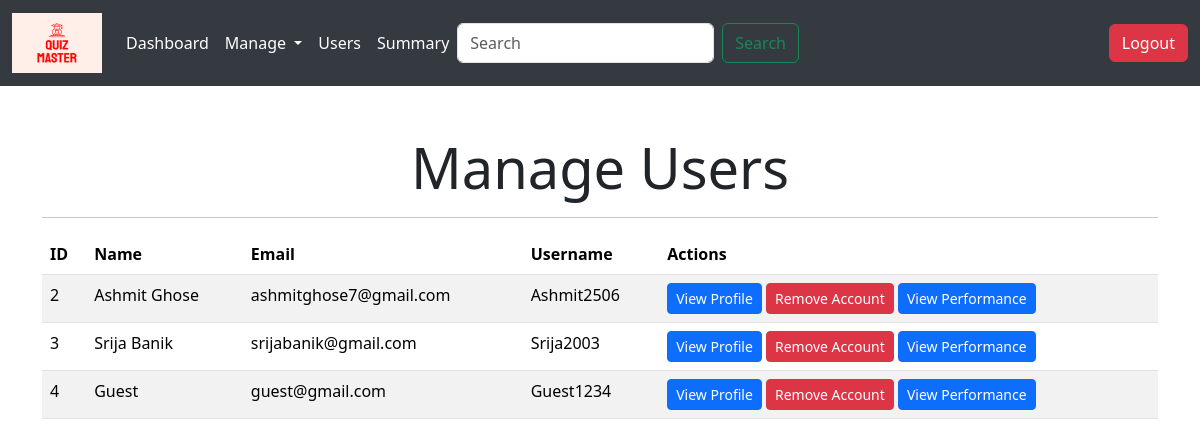
/manage_users (signed in), run on an earlier commit of the app's database.
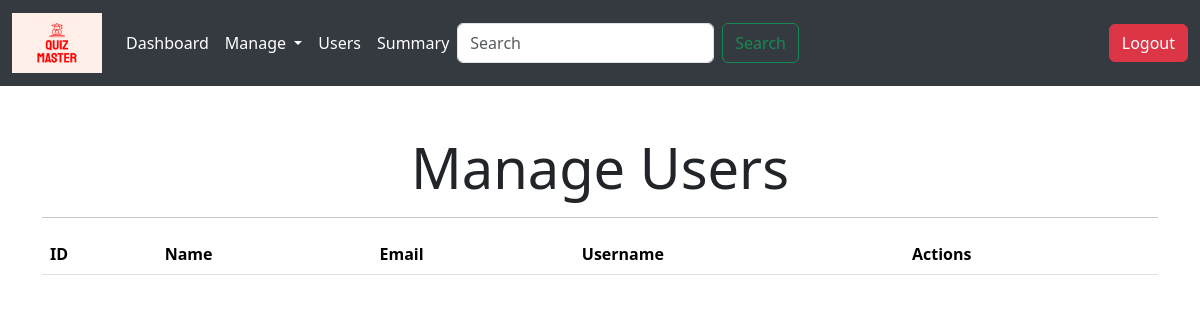
And on a later commit of the database.
### controller/models.py (models this page shows, shortened)
class User(UserMixin,db.Model):
    id = db.Column(db.Integer,primary_key = True, autoincrement = True)
    email = db.Column(db.String(64), unique = True, nullable = False)
    password = db.Column(db.String(128), nullable = False)
    username = db.Column(db.String(128),unique = True, nullable = False)
    full_name = db.Column(db.String(128), nullable = False)
    role = db.Column(db.String(64), nullable = False)
    created_at = db.Column(db.DateTime, default = datetime.now)
    updated_at = db.Column(db.DateTime, default = datetime.now, onupdate = datetime.now)
    last_login = db.Column(db.DateTime, default = datetime.now)
    quiz_attempts = db.relationship('Score', backref = 'user', lazy = True)

### controller/admin_routes.py (the view)
@app.route('/manage_users')
@login_required
def manage_users():
    if current_user.role != 'admin':
        flash('You are not authorized to view this page!', 'danger')
        return redirect(url_for('home'))
    users = User.query.all()
    return render_template('manage_users.html', users=users)

### controller/authorization_routes.py (called while the page is built)
@login_manager.user_loader
def load_user(user_id):
    return User.query.get(int(user_id))

### templates/manage_users.html (shortened to what this page needs)
{% extends 'base.html' %}
{% block content %}
  <div class="container mt-5">
    <h1 class="display-4 text-center">Manage Users</h1>
    <hr>
    <div class="table-responsive">
      <table class="table table-striped">
        <thead class="thead-dark">
          <tr>
            <th>ID</th>
            <th>Name</th>
            <th>Email</th>
            <th>Username</th>
            <th>Actions</th>
          </tr>
        </thead>
        <tbody>
          {% if users %}
            {% for user in users %}
              {% if user.role != 'admin' %}
                <tr>
                  <td>{{ user.id }}</td>
                  <td>{{ user.full_name }}</td>
                  <td>{{ user.email }}</td>
                  <td>{{ user.username }}</td>
                  <td>
                    <a href="{{ url_for('user_profile', user_id=user.id) }}" class="btn btn-primary btn-sm">View Profile</a>
                    <a href="{{ url_for('delete_user', user_id=user.id) }}" onclick="return confirm('Are you sure you want to delete?')" class="btn btn-danger btn-sm">Remove Account</a>
                    <a href="{{ url_for('user_summary', user_id=user.id) }}" class="btn btn-primary btn-sm">View Performance</a>
                  </td>
                </tr>
              {% endif %}
            {% endfor %}
          {% else %}
            <tr>
              <td colspan="5">No users found</td>
            </tr>
          {% endif %}
        </tbody>
      </table>
    </div>
  </div>
{% endblock %}

What changed in the data, as far as the page shows it:
removed User: id "2", full_name "Ashmit Ghose", email "ashmitghose7@gmail.com", username "Ashmit2506"
removed User: id "3", full_name "Srija Banik", email "srijabanik@gmail.com", username "Srija2003"
removed User: id "4", full_name "Guest", email "guest@gmail.com", username "Guest1234"
